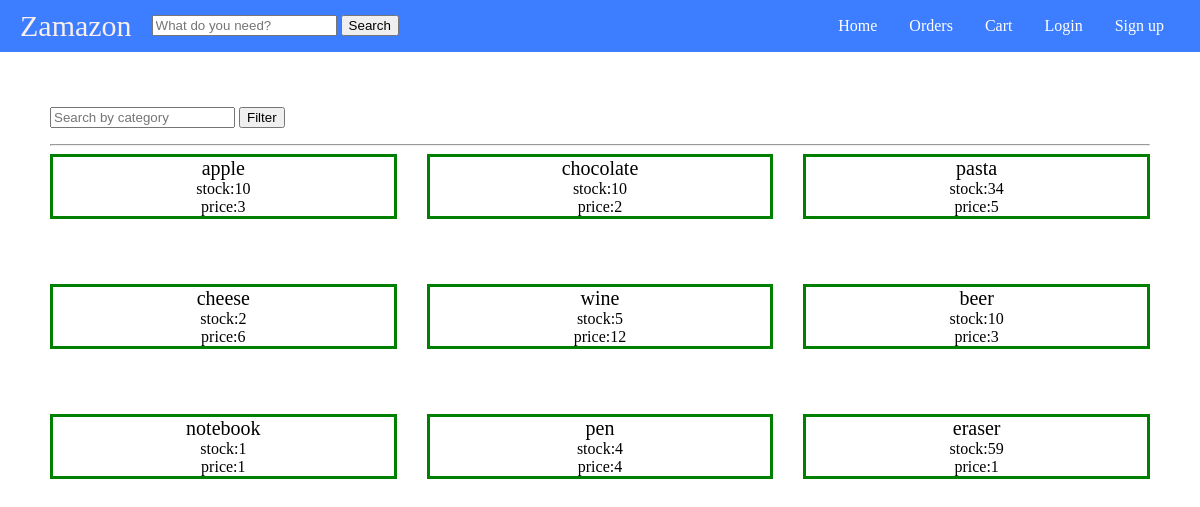
The app's page /, older data.
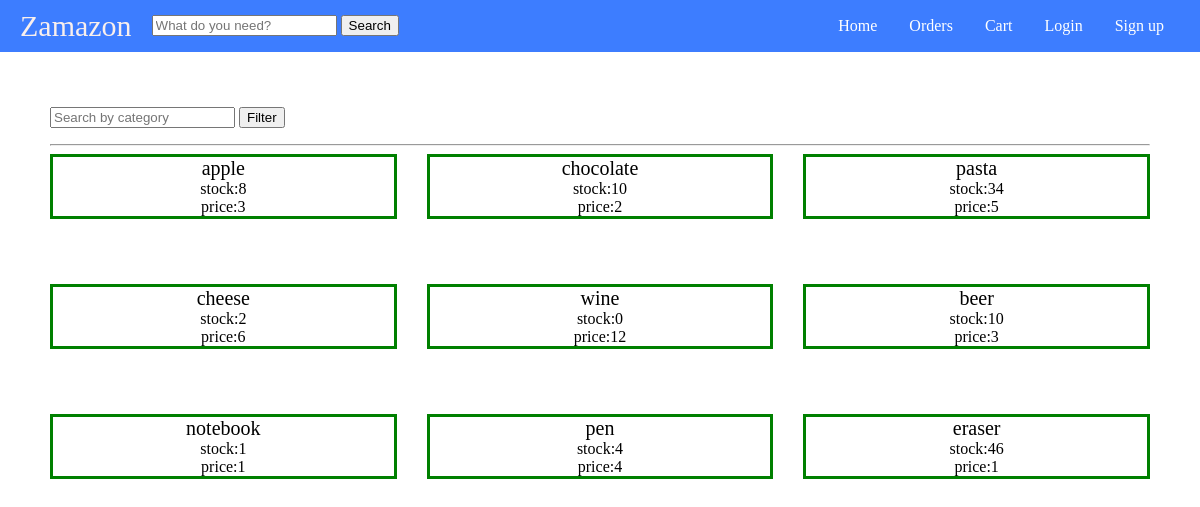
The same page, newer data.
### tables this page shows
CREATE TABLE product (
	id int,
	name varchar(255) NOT NULL,
	price int NOT NULL,
	stock int NOT NULL,
	category varchar(255) NOT NULL,
	PRIMARY KEY (id),
	FOREIGN KEY (category) REFERENCES category(name)
);

### main.py (the view)
@app.route('/')
def main_page():
	connection = sqlite3.connect("shop.db")
	connection.row_factory = sqlite3.Row
	cursor = connection.cursor()
	args = request.args
	args.to_dict()
	if ("category" in args.keys()):
		category = args["category"]
		cursor.execute("SELECT * FROM product WHERE category=?", (category,))
	else:
		cursor.execute("SELECT * FROM product;")
	products = cursor.fetchall()
	return render_template("home.html", products=products)

### templates/home.html (shortened to what this page needs)
<DOCTYPE html>
	<html>
	<head>
	  <link rel="stylesheet" href="static/styles.css">
	</head>
	<body>
	  <header class="nav">
			<div class="name-and-search">
				<span class="brand-name"><a href="/">Zamazon</a></span>
				<form action="/product" method="get" class="product-form">
					<input type="text" name="name" id="product-text" placeholder="What do you need?">
					<input type="submit" value="Search">
				</form>
			</div>
			<ul class="navigations">
				<li><a class="navigation" href="/">Home</a></li>
				<li><a class="navigation" href="/orders">Orders</a></li>
				<li><a class="navigation" href="/cart">Cart</a></li>
				<li><a class="navigation" href="/login">Login</a></li>
				<li><a class="navigation" href="/signup">Sign up</a></li>
			</ul>
		</header>
	  <div class="container">
			<div class="options">
				<form action="/" method="get">
					<input type="text" name="category" id="category-text" placeholder="Search by category">
					<input type="submit" value="Filter">
				</form>
			</div>
			<hr>
		<div class="products">
		{% for product in products %}
		<a href="/product?id={{product['id']}}">
		  <div class="product">
			<span class="product-name">{{ product["name"] }}</span>
			<span class="product-quantity">stock:{{ product["stock"] }}</span>
			<span class="product-price">price:{{ product["price"] }}</span>
		  </div>
		</a>
		{% endfor %}
	  </div>
	  </div>
	</body>
	</html>

Row changes from the older to the newer data that the page shows:
changed product "apple": stock "10" → "8"
changed product "wine": stock "5" → "0"
changed product "eraser": stock "59" → "46"
